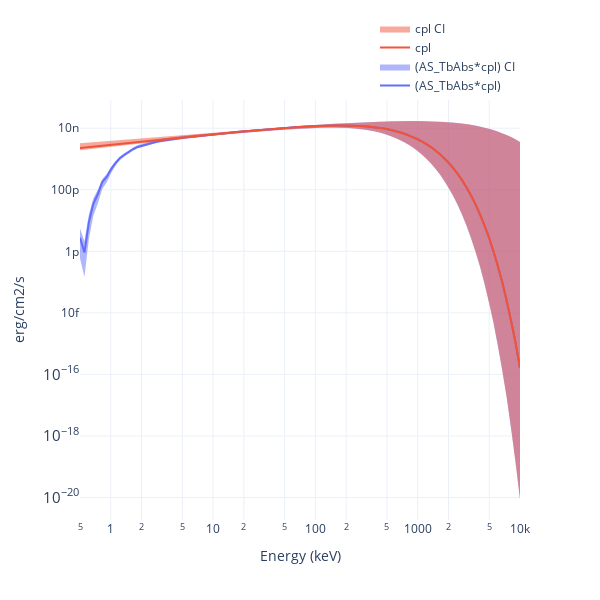

This figure's notebook cell:
### Code cell
earr = np.logspace(np.log10(0.5), 4, 100)

modelplot = Plot.model(ploter='plotly', style='vFv', post=True)
modelplot.add_model(model, E=earr)
modelplot.add_model(cpl_ins, E=earr)
fig = modelplot.get_fig()
fig.save(f'{savepath}/model')
